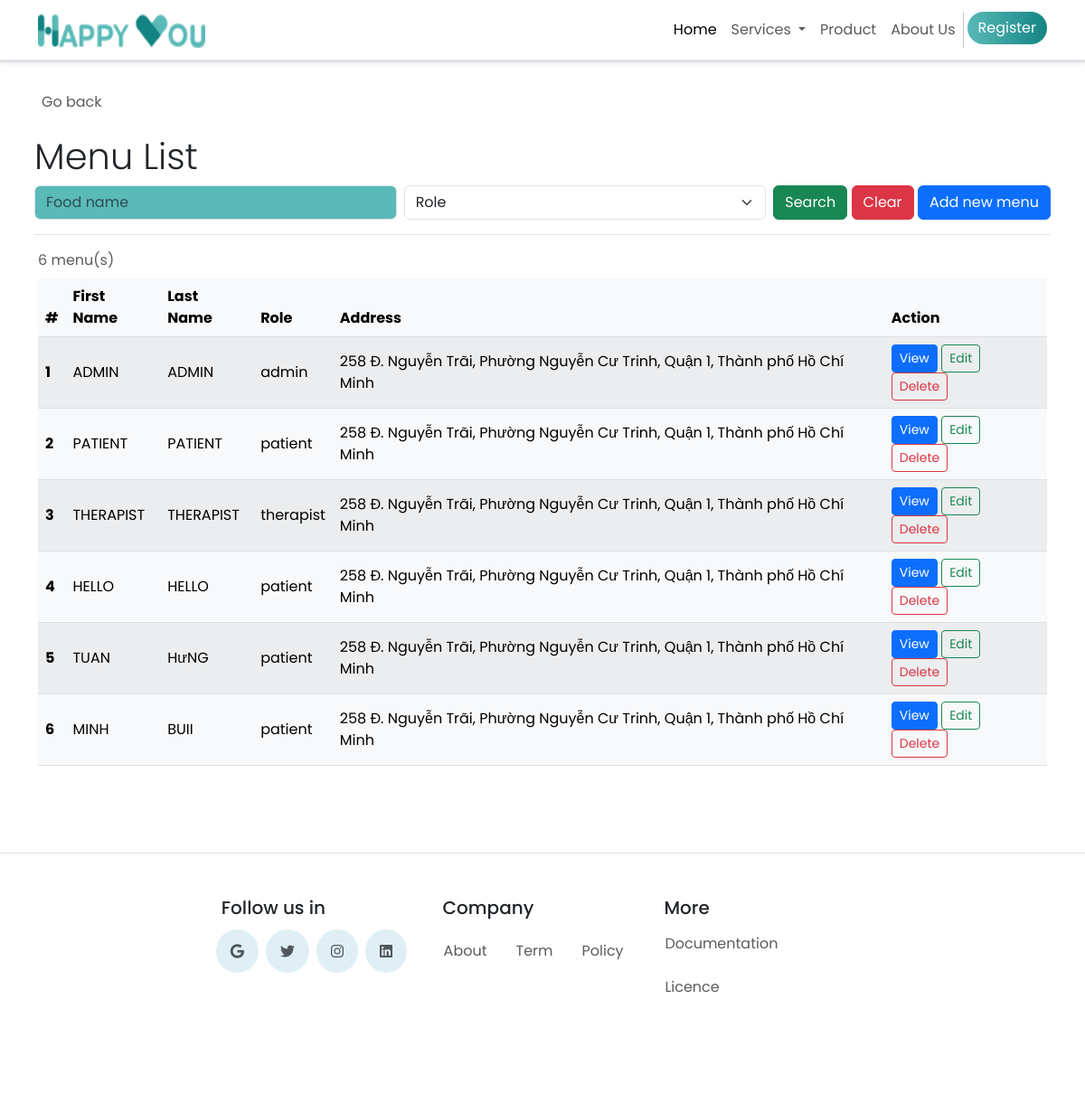
Screenshot of /search.php with the database file from the repository.
### tables this page shows
CREATE TABLE `user` (
  `u_id` int(11) NOT NULL,
  `u_firstName` varchar(255) DEFAULT NULL,
  `u_lastName` varchar(255) DEFAULT NULL,
  `u_phone` varchar(10) DEFAULT NULL,
  `u_email` varchar(255) DEFAULT NULL,
  `u_password` varchar(255) DEFAULT NULL,
  `u_gender` enum('Male','Female','Other') NOT NULL,
  `u_role` enum('patient','therapist','admin') NOT NULL,
  `u_address` varchar(400) DEFAULT NULL,
  `u_avatar` varchar(45) DEFAULT NULL
);

### search.php (the view, shortened to what this page needs)
<!DOCTYPE html>
<html lang="en">
<head>
   <?php
    include("head.php");
    include("conn_db.php");
   ?>
</head>
<body class="d-flex flex-column h-100">
    <?php include('header.php')?>
    <div class="container p-2 pb-0" id="admin-dashboard">
        <div class="mt-4 border-bottom">
            <a class="nav nav-item text-decoration-none text-muted mb-2" href="#" onclick="history.back();">
                <i class="bi bi-arrow-left-square me-2"></i>Go back
            </a>
            <h2 class="pt-3 display-6">Menu List</h2>
            <form class="form-floating mb-3" method="GET" action="search.php">
                <div class="row g-2">
                    <div class="col">
                        <input type="text" class="form-control" id="f_name" name="f_name" placeholder="Food name"
                            <?php if(isset($_GET["search"])){?>value="<?php echo $_GET["f_name"];?>" <?php } ?>>
                    </div>
                    <div class="col">
                        <select class="form-select" id="s_id" name="s_id">
                            <option selected value="">Role</option>
                        </select>
                    </div>
                    <div class="col-auto">
                        <button type="submit" name="search" value="1" class="btn btn-success">Search</button>
                        <button type="reset" class="btn btn-danger"
                            onclick="javascript: window.location='admin_food_list.php'">Clear</button>
                        <a href="admin_food_add.php" class="btn btn-primary">Add new menu</a>
                    </div>
                </div>
            </form>
        </div>
    </div>
    <div class="container pt-2" id="cust-table">
        <?php
            if(!isset($_GET["search"])){
                $search_query = "SELECT * FROM user;";
            }else{
                $search_fn=$_GET["f_name"];
                $search_query = "SELECT * FROM user WHERE u_firstName LIKE '%{$search_fn}%'";
            }
            $search_result = $mysqli -> query($search_query);
            $search_numrow = $search_result -> num_rows;
            if($search_numrow == 0){
        ?>
        <div class="row">
            <div class="col mt-2 ms-2 p-2 bg-danger text-white rounded text-start">
                <svg xmlns="http://www.w3.org/2000/svg" width="16" height="16" fill="currentColor"
                    class="bi bi-x-circle ms-2" viewBox="0 0 16 16">
                    <path d="M8 15A7 7 0 1 1 8 1a7 7 0 0 1 0 14zm0 1A8 8 0 1 0 8 0a8 8 0 0 0 0 16z" />
                    <path
                        d="M4.646 4.646a.5.5 0 0 1 .708 0L8 7.293l2.646-2.647a.5.5 0 0 1 .708.708L8.707 8l2.647 2.646a.5.5 0 0 1-.708.708L8 8.707l-2.646 2.647a.5.5 0 0 1-.708-.708L7.293 8 4.646 5.354a.5.5 0 0 1 0-.708z" />
                </svg><span class="ms-2 mt-2">No shop found!</span>
                <a href="admin_food_list.php" class="text-white">Clear Search Result</a>
            </div>
        </div>
        <?php } else{ ?>
        <div class="table-responsive">
        <table class="table rounded-5 table-light table-striped table-hover align-middle caption-top mb-5">
            <caption><?php echo $search_numrow;?> menu(s) <?php if(isset($_GET["search"])){?><br /><a
                    Result</a><?php } ?></caption>
            <thead class="bg-light">
                <tr>
                    <th scope="col">#</th>
                    <th scope="col">First Name</th>
                    <th scope="col">Last Name</th>
                    <th scope="col">Role</th>
                    <th scope="col">Address</th>
                    <th scope="col">Action</th>
                </tr>
            </thead>
            <tbody>
                <?php $i=1; while ($row = $search_result -> fetch_array()){ ?>
                <tr>
                    <th><?php echo $i++;?></th>
                    <td><?php echo $row["u_firstName"];?></td>
                    <td><?php echo $row["u_lastName"];?></td>
                    <td><?php echo $row["u_role"];?></td>
                    <td><?php echo $row["u_address"];?></td>
                    <td>
                        <a href="admin_food_detail.php?u_id=<?php echo $row["u_id"]?>"
                            class="btn btn-sm btn-primary">View</a>
                        <a href="admin_food_edit.php?u_id=<?php echo $row["u_id"];?>&u_id=<?php echo $row["u_id"]?>"
                            class="btn btn-sm btn-outline-success">Edit</a>
                        <a href="admin_food_delete.php?u_id=<?php echo $row["u_id"]?>"
                            class="btn btn-sm btn-outline-danger">Delete</a>
                    </td>
                </tr>
                <?php } ?>
            </tbody>
        </table>
        </div>
        <?php }
        ?>
    </div>
    <?php include 'footer.php';?>
</body>
</html>

### css/index.css (style rules this page uses)
* { font-family: 'Poppins', sans-serif; }
input[type="text"], input[type="password"], input [type="checkbox"] { background-color: #59BAB8; }
a { text-decoration: none; cursor: pointer; color: black }

### rows the page displays
user: u_firstName "ADMIN", u_lastName "ADMIN", u_role "admin", u_address "258 Đ. Nguyễn Trãi, Phường Nguyễn Cư Trinh, Quận 1, Thành phố Hồ Chí Minh"
user: u_firstName "PATIENT", u_lastName "PATIENT", u_role "patient", u_address "258 Đ. Nguyễn Trãi, Phường Nguyễn Cư Trinh, Quận 1, Thành phố Hồ Chí Minh"
user: u_firstName "THERAPIST", u_lastName "THERAPIST", u_role "therapist", u_address "258 Đ. Nguyễn Trãi, Phường Nguyễn Cư Trinh, Quận 1, Thành phố Hồ Chí Minh"
user: u_firstName "HELLO", u_lastName "HELLO", u_role "patient", u_address "258 Đ. Nguyễn Trãi, Phường Nguyễn Cư Trinh, Quận 1, Thành phố Hồ Chí Minh"
user: u_firstName "TUAN", u_lastName "HưNG", u_role "patient", u_address "258 Đ. Nguyễn Trãi, Phường Nguyễn Cư Trinh, Quận 1, Thành phố Hồ Chí Minh"
user: u_firstName "MINH", u_lastName "BUII", u_role "patient", u_address "258 Đ. Nguyễn Trãi, Phường Nguyễn Cư Trinh, Quận 1, Thành phố Hồ Chí Minh"

### other values shown
$search_numrow "6"
